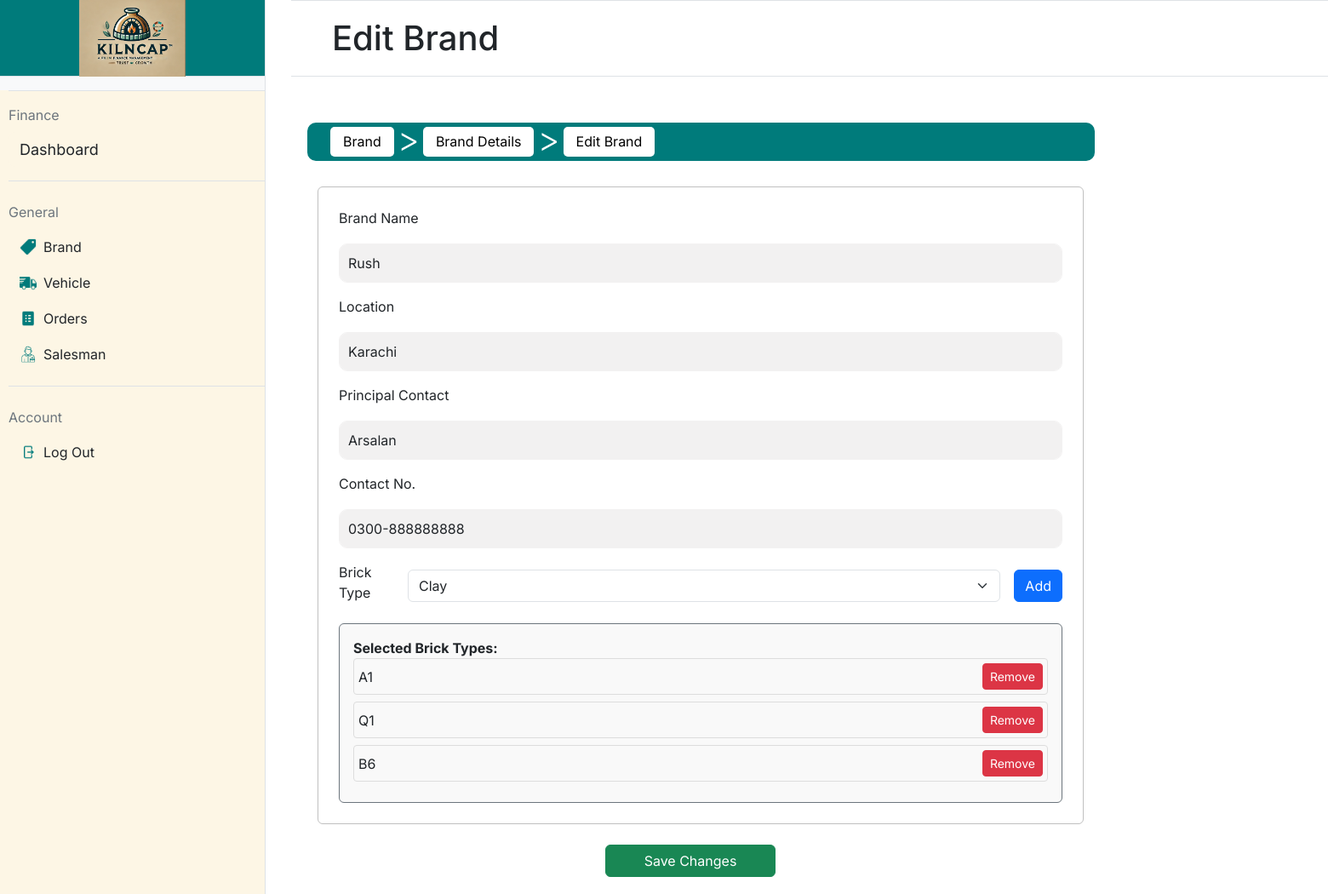
The app's page /edit_brand/2 (signed in) with its own data.
### models/brand.py (models this page shows, shortened)
class Brand(db.Model):
    __tablename__ = 'brands'
    id = db.Column(db.Integer, primary_key=True, autoincrement=True)
    name = db.Column(db.String(30), nullable=False)
    location = db.Column(db.String(100), nullable=False)
    contact_no = db.Column(db.String(12), unique=True, nullable=False)
    principal_contact = db.Column(db.String(12), nullable=False)
    brick_types = db.relationship('BrickType', backref='brand', cascade="all, delete-orphan")

### models/bricktype.py (models this page shows, shortened)
class BrickType(db.Model):
    __tablename__ = 'brick_types'
    id = db.Column(db.Integer, primary_key=True, autoincrement=True)
    type_name = db.Column(db.String(50), nullable=False)
    brand_id = db.Column(db.Integer, db.ForeignKey('brands.id'), nullable=False)  # Foreign key to Brand
    __table_args__ = (
        db.UniqueConstraint('type_name', 'brand_id', name='unique_brick_type_per_brand'),
    )

### app.py (the view, shortened to what this page needs)
@app.route('/edit_brand/<int:brand_id>', methods=['GET', 'POST'])
@login_required
def edit_brand(brand_id):
    brand = Brand.query.get(brand_id)
    if not brand:
        return "Brand not found", 404
    return render_template('edit_brand.html', brand=brand)

### app.py (called while the page is built)
@login_manager.user_loader
def load_user(user_id):
    return User.query.get(int(user_id))

### models/user.py (called while the page is built)
    @property
    def is_active(self):
        return True

### templates/edit_brand.html (shortened to what this page needs)
{% extends "base.html" %}
{% block mainheading %}
Edit Brand
{% endblock %}
{% block maincontent %}
<nav class="navbar navbar-expand-lg"
    style="background-color: #007b7b; border-radius: 10px; padding: 5px 15px; height: 45px; width: 925px;">
    <div class="container-fluid d-flex align-items-center">
        <div class="collapse navbar-collapse" id="navbarNav">
            <ul class="navbar-nav d-flex align-items-center">
                <li class="nav-item">
                    <a class="nav-link text-black" href="{{ url_for('brand') }}"
                        style="background-color: white; color: black; border-radius: 5px; padding: 5px 15px; height: 35px; line-height: 25px; transition: all 0.3s ease;"
                        onmouseover="this.style.backgroundColor='#f0f0f0'; this.style.color='white';"
                        onmouseout="this.style.backgroundColor='white'; this.style.color='black';">Brand</a>
                </li>
                <li class="mx-1"
                    style="color: white; padding-bottom: 5px; font-size: 40px; font-weight: 300;">&gt;</li>
                <li class="nav-item">
                    <a class="nav-link text-black"
                        href="{{ url_for('brand_details', brand_id=brand.id) }}"
                        style="background-color: white; color: black; border-radius: 5px; padding: 5px 15px; height: 35px; line-height: 25px;">Brand
                        Details</a>
                </li>
                <li class="mx-1"
                    style="color: white; padding-bottom: 5px; font-size: 40px; font-weight: 300;">&gt;</li>
                <li class="nav-item">
                    <a class="nav-link text-black" href="#"
                        style="background-color: white; color: black; border-radius: 5px; padding: 5px 15px; height: 35px; line-height: 25px;">Edit
                        Brand</a>
                </li>
            </ul>
        </div>
    </div>
</nav>
<div class="container-fluid" style="margin-top: 30px;">
    <div class="border border-secondary rounded p-4"
        style="max-width: 100%; min-width: 300px; max-width: 900px; border-color: silver !important;">
        <form id="brandForm"
            action="{{ url_for('edit_brand', brand_id=brand.id) }}"
            method="POST">
            <div class="mb-3">
                <label for="brand_name" class="form-label">Brand Name</label>
                <input type="text" name="brand_name" id="brand_name"
                    class="form-control" value="{{ brand.name }}"
                    placeholder="Enter brand name" required>
            </div>
            <div class="mb-3">
                <label for="location" class="form-label">Location</label>
                <input type="text" name="location" id="location"
                    class="form-control" value="{{ brand.location }}"
                    placeholder="Enter location" required>
            </div>
            <div class="mb-3">
                <label for="principal_contact" class="form-label">Principal
                    Contact</label>
                <input type="text" name="principal_contact"
                    id="principal_contact"
                    class="form-control" value="{{ brand.principal_contact }}"
                    placeholder="Enter contact 10 to 15 digit"  pattern="^\d{10,15}$" required>
            </div>
            <div class="mb-3">
                <label for="contact_no" class="form-label">Contact No.</label>
                <input type="text" name="contact_no" id="contact_no"
                    class="form-control" value="{{ brand.contact_no }}"
                    placeholder="Enter contact number" required>
            </div>
            <div class="mb-3 d-flex align-items-center">
                <label for="brick_type" class="form-label me-3">Brick
                    Type</label>
                <select id="brick_type" class="form-select"
                    style="min-width: 200px;">
                    <option value="clay">Clay</option>
                </select>
                <button type="button" id="addBrickTypeBtn"
                    class="btn btn-primary ms-3">Add</button>
            </div>
            <div id="selectedBrickTypesContainer"
                class="border border-secondary rounded p-3"
                style="background-color: #f9f9f9; margin-top: 15px;">
                <p style="margin: 0; font-weight: bold;">Selected Brick
                    Types:</p>
                {% for brick_type in brand.brick_types %}
                <div class="d-flex align-items-center mb-2"
                    style="padding: 5px; border: 1px solid #ddd; border-radius: 4px;">
                    <span class="me-3" style="flex-grow: 1;">{{
                        brick_type.type_name }}</span>
                    <button type="button"
                        class="btn btn-sm btn-danger removeBrickTypeBtn">Remove</button>
                </div>
                {% endfor %}
            </div>
        </form>
    </div>
</div>
<div class="mt-4">
    <button type="submit" class="btn btn-success" form="brandForm"
        style="width: 200px; margin-bottom: 20px; margin-left: 350px;">Save
        Changes</button>
</div>
{% endblock %}

### static/styles.css (style rules this page uses)
body { font-family: "Inter"; margin: 0; height: 100vh; display: flex; }
input[type="text"], input[type="password"] { width: 100%; padding: 10px; margin-top: 10px; background-color: #f2f1f1; border: 1px solid #f2f1f1; border-radius: 10px; }

### records on screen
Brand: brand_name "Rush", location "Karachi", principal_contact "Arsalan", contact_no "0300-888888888"
BrickType: type_name "A1"
BrickType: type_name "Q1"
BrickType: type_name "B6"
